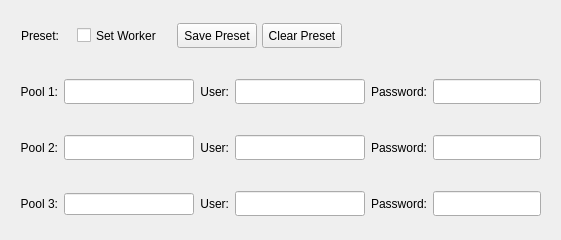
            <widget class="QWidget" name="poolConfigurator">
             <attribute name="title">
              <string>Pool</string>
             </attribute>
             <attribute name="toolTip">
              <string>Miner pool configuration</string>
             </attribute>
             <layout class="QVBoxLayout" name="verticalLayout_17">
              <item>
               <widget class="QWidget" name="presetControl" native="true">
                <property name="minimumSize">
                 <size>
                  <width>0</width>
                  <height>50</height>
                 </size>
                </property>
                <layout class="QHBoxLayout" name="horizontalLayout_4">
                 <property name="spacing">
                  <number>0</number>
                 </property>
                 <property name="leftMargin">
                  <number>0</number>
                 </property>
                 <property name="topMargin">
                  <number>0</number>
                 </property>
                 <property name="rightMargin">
                  <number>0</number>
                 </property>
                 <property name="bottomMargin">
                  <number>0</number>
                 </property>
                 <item>
                  <widget class="QWidget" name="presetSet" native="true">
                   <property name="maximumSize">
                    <size>
                     <width>450</width>
                     <height>16777215</height>
                    </size>
                   </property>
                   <layout class="QHBoxLayout" name="horizontalLayout_5">
                    <property name="spacing">
                     <number>5</number>
                    </property>
                    <property name="leftMargin">
                     <number>10</number>
                    </property>
                    <property name="topMargin">
                     <number>9</number>
                    </property>
                    <property name="rightMargin">
                     <number>9</number>
                    </property>
                    <property name="bottomMargin">
                     <number>9</number>
                    </property>
                    <item>
                     <widget class="QLabel" name="label_25">
                      <property name="maximumSize">
                       <size>
                        <width>65</width>
                        <height>32</height>
                       </size>
                      </property>
                      <property name="text">
                       <string>Preset:</string>
                      </property>
                      <property name="alignment">
                       <set>Qt::AlignmentFlag::AlignRight|Qt::AlignmentFlag::AlignTrailing|Qt::AlignmentFlag::AlignVCenter</set>
                      </property>
                      <property name="StyleClass" stdset="0">
                       <string>setText</string>
                      </property>
                     </widget>
                    </item>
                   </layout>
                  </widget>
                 </item>
                 <item>
                  <widget class="QWidget" name="presetButtons" native="true">
                   <property name="maximumSize">
                    <size>
                     <width>300</width>
                     <height>16777215</height>
                    </size>
                   </property>
                   <layout class="QHBoxLayout" name="horizontalLayout_6">
                    <property name="spacing">
                     <number>5</number>
                    </property>
                    <item>
                     <widget class="QCheckBox" name="checkAutomaticWorkerNames">
                      <property name="minimumSize">
                       <size>
                        <width>95</width>
                        <height>25</height>
                       </size>
                      </property>
                      <property name="maximumSize">
                       <size>
                        <width>130</width>
                        <height>25</height>
                       </size>
                      </property>
                      <property name="toolTip">
                       <string>Automatically append unique worker names.
Uses last 5 of SN or MAC address.</string>
                      </property>
                      <property name="text">
                       <string>Set Worker</string>
                      </property>
                     </widget>
                    </item>
                    <item>
                     <widget class="QPushButton" name="actionIPRSavePreset">
                      <property name="maximumSize">
                       <size>
                        <width>180</width>
                        <height>25</height>
                       </size>
                      </property>
                      <property name="text">
                       <string>Save Preset</string>
                      </property>
                     </widget>
                    </item>
                    <item>
                     <widget class="QPushButton" name="actionIPRClearPreset">
                      <property name="maximumSize">
                       <size>
                        <width>180</width>
                        <height>25</height>
                       </size>
                      </property>
                      <property name="text">
                       <string>Clear Preset</string>
                      </property>
                     </widget>
                    </item>
                   </layout>
                  </widget>
                 </item>
                 <item>
                  <spacer name="horizontalSpacer_2">
                   <property name="orientation">
                    <enum>Qt::Orientation::Horizontal</enum>
                   </property>
                   <property name="sizeType">
                    <enum>QSizePolicy::Policy::MinimumExpanding</enum>
                   </property>
                   <property name="sizeHint" stdset="0">
                    <size>
                     <width>0</width>
                     <height>20</height>
                    </size>
                   </property>
                  </spacer>
                 </item>
                </layout>
               </widget>
              </item>
              <item>
               <widget class="QWidget" name="pool1Config" native="true">
                <property name="minimumSize">
                 <size>
                  <width>0</width>
                  <height>50</height>
                 </size>
                </property>
                <layout class="QHBoxLayout" name="horizontalLayout_22">
                 <item>
                  <widget class="QLabel" name="label_19">
                   <property name="text">
                    <string>Pool 1:</string>
                   </property>
                   <property name="alignment">
                    <set>Qt::AlignmentFlag::AlignRight|Qt::AlignmentFlag::AlignTrailing|Qt::AlignmentFlag::AlignVCenter</set>
                   </property>
                   <property name="StyleClass" stdset="0">
                    <string>setText</string>
                   </property>
                  </widget>
                 </item>
                 <item>
                  <widget class="QLineEdit" name="linePoolURL">
                   <property name="sizePolicy">
                    <sizepolicy hsizetype="Expanding" vsizetype="Fixed">
                     <horstretch>0</horstretch>
                     <verstretch>0</verstretch>
                    </sizepolicy>
                   </property>
                   <property name="minimumSize">
                    <size>
                     <width>130</width>
                     <height>25</height>
                    </size>
                   </property>
                   <property name="maximumSize">
                    <size>
                     <width>415</width>
                     <height>25</height>
                    </size>
                   </property>
                  </widget>
                 </item>
                 <item>
                  <widget class="QLabel" name="label_20">
                   <property name="text">
                    <string>User:</string>
                   </property>
                   <property name="alignment">
                    <set>Qt::AlignmentFlag::AlignRight|Qt::AlignmentFlag::AlignTrailing|Qt::AlignmentFlag::AlignVCenter</set>
                   </property>
                   <property name="StyleClass" stdset="0">
                    <string>setText</string>
                   </property>
                  </widget>
                 </item>
                 <item>
                  <widget class="QLineEdit" name="linePoolUser">
                   <property name="minimumSize">
                    <size>
                     <width>130</width>
                     <height>25</height>
                    </size>
                   </property>
                   <property name="maximumSize">
                    <size>
                     <width>415</width>
                     <height>25</height>
                    </size>
                   </property>
                  </widget>
                 </item>
                 <item>
                  <widget class="QLabel" name="label_21">
                   <property name="text">
                    <string>Password:</string>
                   </property>
                   <property name="alignment">
                    <set>Qt::AlignmentFlag::AlignRight|Qt::AlignmentFlag::AlignTrailing|Qt::AlignmentFlag::AlignVCenter</set>
                   </property>
                   <property name="StyleClass" stdset="0">
                    <string>setText</string>
                   </property>
                  </widget>
                 </item>
                 <item>
                  <widget class="QLineEdit" name="linePoolPasswd">
                   <property name="minimumSize">
                    <size>
                     <width>0</width>
                     <height>25</height>
                    </size>
                   </property>
                   <property name="maximumSize">
                    <size>
                     <width>150</width>
                     <height>25</height>
                    </size>
                   </property>
                   <property name="echoMode">
                    <enum>QLineEdit::EchoMode::Password</enum>
                   </property>
                  </widget>
                 </item>
                 <item>
                  <spacer name="horizontalSpacer_4">
                   <property name="orientation">
                    <enum>Qt::Orientation::Horizontal</enum>
                   </property>
                   <property name="sizeType">
                    <enum>QSizePolicy::Policy::MinimumExpanding</enum>
                   </property>
                   <property name="sizeHint" stdset="0">
                    <size>
                     <width>0</width>
                     <height>20</height>
                    </size>
                   </property>
                  </spacer>
                 </item>
                </layout>
               </widget>
              </item>
              <item>
               <widget class="QWidget" name="pool2Config" native="true">
                <property name="minimumSize">
                 <size>
                  <width>0</width>
                  <height>50</height>
                 </size>
                </property>
                <layout class="QHBoxLayout" name="horizontalLayout_29">
                 <item>
                  <widget class="QLabel" name="label_24">
                   <property name="text">
                    <string>Pool 2:</string>
                   </property>
                   <property name="alignment">
                    <set>Qt::AlignmentFlag::AlignRight|Qt::AlignmentFlag::AlignTrailing|Qt::AlignmentFlag::AlignVCenter</set>
                   </property>
                   <property name="StyleClass" stdset="0">
                    <string>setText</string>
                   </property>
                  </widget>
                 </item>
                 <item>
                  <widget class="QLineEdit" name="linePoolURL_2">
                   <property name="minimumSize">
                    <size>
                     <width>130</width>
                     <height>25</height>
                    </size>
                   </property>
                   <property name="maximumSize">
                    <size>
                     <width>415</width>
                     <height>25</height>
                    </size>
                   </property>
                  </widget>
                 </item>
                 <item>
                  <widget class="QLabel" name="label_26">
                   <property name="text">
                    <string>User:</string>
                   </property>
                   <property name="alignment">
                    <set>Qt::AlignmentFlag::AlignRight|Qt::AlignmentFlag::AlignTrailing|Qt::AlignmentFlag::AlignVCenter</set>
                   </property>
                   <property name="StyleClass" stdset="0">
                    <string>setText</string>
                   </property>
                  </widget>
                 </item>
                 <item>
                  <widget class="QLineEdit" name="linePoolUser_2">
                   <property name="minimumSize">
                    <size>
                     <width>130</width>
                     <height>25</height>
                    </size>
                   </property>
                   <property name="maximumSize">
                    <size>
                     <width>415</width>
                     <height>25</height>
                    </size>
                   </property>
                  </widget>
                 </item>
                 <item>
                  <widget class="QLabel" name="label_27">
                   <property name="text">
                    <string>Password:</string>
                   </property>
                   <property name="alignment">
                    <set>Qt::AlignmentFlag::AlignRight|Qt::AlignmentFlag::AlignTrailing|Qt::AlignmentFlag::AlignVCenter</set>
                   </property>
                   <property name="StyleClass" stdset="0">
                    <string>setText</string>
                   </property>
                  </widget>
                 </item>
                 <item>
                  <widget class="QLineEdit" name="linePoolPasswd_2">
                   <property name="minimumSize">
                    <size>
                     <width>0</width>
                     <height>25</height>
                    </size>
                   </property>
                   <property name="maximumSize">
                    <size>
                     <width>150</width>
                     <height>25</height>
                    </size>
                   </property>
                   <property name="echoMode">
                    <enum>QLineEdit::EchoMode::Password</enum>
                   </property>
                  </widget>
                 </item>
                 <item>
                  <spacer name="horizontalSpacer_5">
                   <property name="orientation">
                    <enum>Qt::Orientation::Horizontal</enum>
                   </property>
                   <property name="sizeType">
                    <enum>QSizePolicy::Policy::MinimumExpanding</enum>
                   </property>
                   <property name="sizeHint" stdset="0">
                    <size>
                     <width>0</width>
                     <height>20</height>
                    </size>
                   </property>
                  </spacer>
                 </item>
                </layout>
               </widget>
              </item>
              <item>
               <widget class="QWidget" name="pool3Config" native="true">
                <property name="minimumSize">
                 <size>
                  <width>0</width>
                  <height>50</height>
                 </size>
                </property>
                <layout class="QHBoxLayout" name="horizontalLayout_19">
                 <item>
                  <widget class="QLabel" name="label_4">
                   <property name="text">
                    <string>Pool 3:</string>
                   </property>
                   <property name="alignment">
                    <set>Qt::AlignmentFlag::AlignRight|Qt::AlignmentFlag::AlignTrailing|Qt::AlignmentFlag::AlignVCenter</set>
                   </property>
                   <property name="StyleClass" stdset="0">
                    <string>setText</string>
                   </property>
                  </widget>
                 </item>
                 <item>
                  <widget class="QLineEdit" name="linePoolURL_3">
                   <property name="minimumSize">
                    <size>
                     <width>130</width>
                     <height>0</height>
                    </size>
                   </property>
                   <property name="maximumSize">
                    <size>
                     <width>415</width>
                     <height>16777215</height>
                    </size>
                   </property>
                  </widget>
                 </item>
                 <item>
                  <widget class="QLabel" name="label_22">
                   <property name="text">
                    <string>User:</string>
                   </property>
                   <property name="alignment">
                    <set>Qt::AlignmentFlag::AlignRight|Qt::AlignmentFlag::AlignTrailing|Qt::AlignmentFlag::AlignVCenter</set>
                   </property>
                   <property name="StyleClass" stdset="0">
                    <string>setText</string>
                   </property>
                  </widget>
                 </item>
                 <item>
                  <widget class="QLineEdit" name="linePoolUser_3">
                   <property name="minimumSize">
                    <size>
                     <width>130</width>
                     <height>25</height>
                    </size>
                   </property>
                   <property name="maximumSize">
                    <size>
                     <width>415</width>
                     <height>25</height>
                    </size>
                   </property>
                  </widget>
                 </item>
                 <item>
                  <widget class="QLabel" name="label_23">
                   <property name="text">
                    <string>Password:</string>
                   </property>
                   <property name="alignment">
                    <set>Qt::AlignmentFlag::AlignRight|Qt::AlignmentFlag::AlignTrailing|Qt::AlignmentFlag::AlignVCenter</set>
                   </property>
                   <property name="StyleClass" stdset="0">
                    <string>setText</string>
                   </property>
                  </widget>
                 </item>
                 <item>
                  <widget class="QLineEdit" name="linePoolPasswd_3">
                   <property name="minimumSize">
                    <size>
                     <width>0</width>
                     <height>25</height>
                    </size>
                   </property>
                   <property name="maximumSize">
                    <size>
                     <width>150</width>
                     <height>25</height>
                    </size>
                   </property>
                   <property name="echoMode">
                    <enum>QLineEdit::EchoMode::Password</enum>
                   </property>
                  </widget>
                 </item>
                 <item>
                  <spacer name="horizontalSpacer_6">
                   <property name="orientation">
                    <enum>Qt::Orientation::Horizontal</enum>
                   </property>
                   <property name="sizeType">
                    <enum>QSizePolicy::Policy::MinimumExpanding</enum>
                   </property>
                   <property name="sizeHint" stdset="0">
                    <size>
                     <width>0</width>
                     <height>20</height>
                    </size>
                   </property>
                  </spacer>
                 </item>
                </layout>
               </widget>
              </item>
             </layout>
            </widget>
